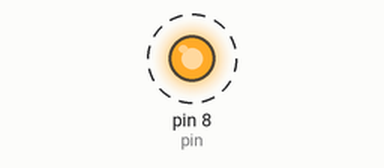
Simulated run of this sketch. Board: Arduino Uno, built with avr-gcc and run on an emulated ATmega328P. On the bench: output pins drawn as LEDs (lit = HIGH). Dashed ring = blinking.

Above: at 0.2 s.
Timing chart, 0 to 3.0 s (numbered marks = the images above):
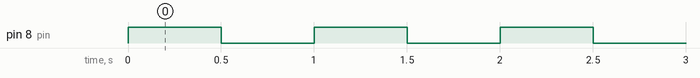

Measured:
- by itself, pin 8 (pin): alternates HIGH for 0.50 s and LOW for 0.50 s

The sketch:

piscar-led.ino
```cpp
// Piscar LED 💡
// Seu primeiro projeto no Arduino: fazer um LED acender e apagar automaticamente em intervalos de .5s.

int pin = 8;

void setup(){
  pinMode(pin, OUTPUT);
}


void loop(){
  digitalWrite(pin, HIGH);
  delay(500);

  digitalWrite(pin, LOW);
  delay(500);
}
```
